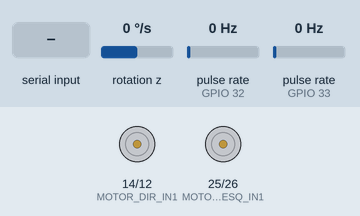
This sketch was run on a simulated ESP32. Parts: motor-driver pin pairs drawn as motors (green arrow = first pin HIGH = forward, orange = second pin HIGH = backward, longer = more drive, scaled by the enable pin). Wiring (inferred from the names in the program): 2 × pulse sensor: data GPIO 32 / data GPIO 33; MPU-6050 motion sensor at I2C address 0x68. The test bench sets the inputs (shaded band); at power-on: rotation z 0 °/s, pulse rate (sensors on GPIO 32, GPIO 33) 0 Hz. Nothing arrives over Bluetooth unless stated.

Above: at 2.2 s.
2.3 s: "Q\n" received over the second serial link
At 3.1 s:
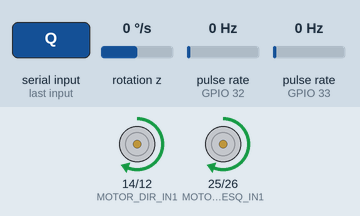
At 5.1 s:
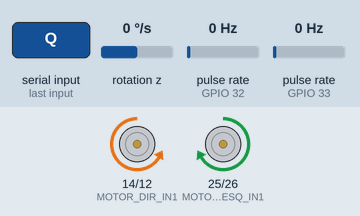
5.3 s: "L\n" received over the second serial link
At 6.7 s:
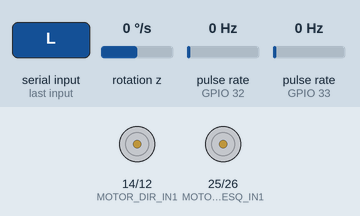
Timing chart, 0 to 8.3 s (numbered marks = the images above; inputs shaded):
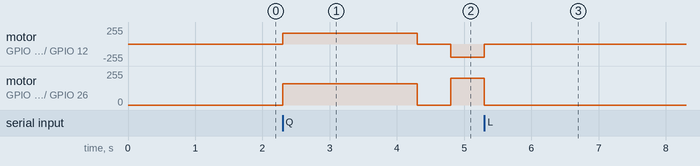

The sketch:

demo_odometria.ino
```cpp
#include <Arduino.h>
#include "BluetoothSerial.h"
#include <Wire.h>

#if !defined(CONFIG_BT_ENABLED) || !defined(CONFIG_BLUEDROID_ENABLED)
#error Bluetooth nao esta habilitado!
#endif

BluetoothSerial SerialBT;

// ======================
// PARÂMETROS FÍSICOS (FIXOS)
// ======================
const float RAIO_RODA = 0.068;//0.030;
const float REDUCAO = 1.5;
const float PULSOS_POR_VOLTA_BASE = 40.0; // 20 furos * 2 (CHANGE)
const float DIST_POR_PULSO = (2.0 * PI * RAIO_RODA) / (PULSOS_POR_VOLTA_BASE * REDUCAO);

// ======================
// PARÂMETROS AJUSTÁVEIS VIA BLUETOOTH
// ======================
float L = 0.130;            // Bitola (ajustável com 'L:valor')[cite: 1, 2]
unsigned long TEMPO_RETA = 2000;
int VEL_RETA = 160;
int VEL_CURVA = 200;
float ANGULO_ALVO = PI / 2.0;

// ======================
// PINOS E HARDWARE
// ======================
const int ENCODER_ESQ_PIN = 32;
const int ENCODER_DIR_PIN = 33;
const int MOTOR_ESQ_IN1 = 25, MOTOR_ESQ_IN2 = 26, MOTOR_ESQ_EN = 27;
const int MOTOR_DIR_IN1 = 14, MOTOR_DIR_IN2 = 12, MOTOR_DIR_EN = 13;
const int MPU_ADDR = 0x68;

// ======================
// VARIÁVEIS DE ESTADO E ODOMETRIA
// ======================
enum EstadoRobo { IDLE, LINEAR, QUADRADO };
EstadoRobo estadoAtual = IDLE;

volatile long ticks_esq = 0, ticks_dir = 0;
float px_imu = 0, py_imu = 0, pt_imu = 0;
int sinal_esq = 0, sinal_dir = 0;
float gyro_z_bias = 0;
long last_tE = 0, last_tD = 0;

unsigned long last_odo_time = 0;
unsigned long tempo_missao_inicio = 0;
int volta_quadrado = 0;
int sub_etapa_quadrado = 0; // 0: Reta, 1: Curva
float theta_inicio_curva = 0;

// ======================
// INTERRUPÇÕES
// ======================
void IRAM_ATTR callback_esq() { ticks_esq++; }
void IRAM_ATTR callback_dir() { ticks_dir++; }

// ======================
// FUNÇÕES DE APOIO
// ======================
float readGyroZ() {
  Wire.beginTransmission(MPU_ADDR);
  Wire.write(0x47);
  Wire.endTransmission(false);
  Wire.requestFrom(MPU_ADDR, 2, true);
  int16_t raw = (Wire.read() << 8) | Wire.read();
  return ((float)raw / 131.0) - gyro_z_bias;
}

void motores(int ve, int vd) {
  digitalWrite(MOTOR_ESQ_IN1, ve > 0 ? HIGH : (ve < 0 ? LOW : LOW));
  digitalWrite(MOTOR_ESQ_IN2, ve > 0 ? LOW : (ve < 0 ? HIGH : LOW));
  digitalWrite(MOTOR_DIR_IN1, vd > 0 ? HIGH : (vd < 0 ? LOW : LOW));
  digitalWrite(MOTOR_DIR_IN2, vd > 0 ? LOW : (vd < 0 ? HIGH : LOW));
  analogWrite(MOTOR_ESQ_EN, abs(ve));
  analogWrite(MOTOR_DIR_EN, abs(vd));
  sinal_esq = (ve > 0) ? 1 : (ve < 0 ? -1 : 0);
  sinal_dir = (vd > 0) ? 1 : (vd < 0 ? -1 : 0);
}

void resetOdometria() {
  px_imu = 0; py_imu = 0; pt_imu = 0;
  noInterrupts();
  ticks_esq = 0; ticks_dir = 0;
  last_tE = 0; last_tD = 0;
  interrupts();
  SerialBT.println("Odometria resetada. Tempo,X,Y,Theta,TicksE,TicksD,Gz");
  SerialBT.printf("%.3f,%.3f,%.3f,%ld,%ld\n", px_imu, py_imu, pt_imu, ticks_esq, ticks_dir);
}

void processarComando(String msg) {
  msg.trim();
  if (msg.length() == 0) return;
  char cmd = toupper(msg[0]);

  if (msg.length() == 1) {
    if (cmd == 'L') { resetOdometria(); tempo_missao_inicio = millis(); estadoAtual = LINEAR; }
    else if (cmd == 'Q') { resetOdometria(); volta_quadrado = 0; sub_etapa_quadrado = 0; estadoAtual = QUADRADO; }
    else if (cmd == 'S') { estadoAtual = IDLE; motores(0, 0); SerialBT.println("STOP"); }
    return;
  }

  if (msg.indexOf(':') != -1) {
    float valor = msg.substring(msg.indexOf(':') + 1).toFloat();
    switch (cmd) {
      case 'L': L = valor; SerialBT.printf("Ajuste: L = %.3f\n", L); break;
      case 'T': TEMPO_RETA = (unsigned long)valor; SerialBT.printf("Ajuste: Tempo Reta = %lu\n", TEMPO_RETA); break;
      case 'V': VEL_RETA = (int)valor; SerialBT.printf("Ajuste: Vel Reta = %d\n", VEL_RETA); break;
      case 'C': VEL_CURVA = (int)valor; SerialBT.printf("Ajuste: Vel Curva = %d\n", VEL_CURVA); break;
    }
  }
}

// ======================
// SETUP E LOOP
// ======================
void setup() {
  Serial.begin(115200);
  SerialBT.begin("ESP32_Tanque_Odometria");
  Wire.begin();

  // Setup MPU6050
  Wire.beginTransmission(MPU_ADDR); Wire.write(0x6B); Wire.write(0); Wire.endTransmission(true);

  pinMode(ENCODER_ESQ_PIN, INPUT_PULLUP);
  pinMode(ENCODER_DIR_PIN, INPUT_PULLUP);
  attachInterrupt(digitalPinToInterrupt(ENCODER_ESQ_PIN), callback_esq, CHANGE);
  attachInterrupt(digitalPinToInterrupt(ENCODER_DIR_PIN), callback_dir, CHANGE);

  pinMode(MOTOR_ESQ_IN1, OUTPUT); pinMode(MOTOR_ESQ_IN2, OUTPUT); pinMode(MOTOR_ESQ_EN, OUTPUT);
  pinMode(MOTOR_DIR_IN1, OUTPUT); pinMode(MOTOR_DIR_IN2, OUTPUT); pinMode(MOTOR_DIR_EN, OUTPUT);

  // Calibração IMU
  float soma = 0;
  for(int i=0; i<100; i++) { soma += (readGyroZ() + gyro_z_bias); delay(10); }
  gyro_z_bias = soma / 100.0;

  SerialBT.println("Robo pronto. L: Linear | Q: Quadrado | S: Stop");
}

void loop() {
  unsigned long now = millis();

  if (SerialBT.available()) {
    String entrada = SerialBT.readStringUntil('\n');
    processarComando(entrada);
  }

  // Bloco de Odometria (20Hz)[cite: 1, 2]
  if (now - last_odo_time >= 50) {
    float dt = (now - last_odo_time) / 1000.0;
    last_odo_time = now;

    noInterrupts();
    long tE = ticks_esq; long tD = ticks_dir;
    interrupts();

    long dE = (tE - last_tE) * sinal_esq;
    long dD = (tD - last_tD) * sinal_dir;
    last_tE = tE; last_tD = tD;

    float ds = ((dE + dD) * DIST_POR_PULSO) / 2.0;
    float gz_rad = readGyroZ() * (PI / 180.0);
    float dth = gz_rad * dt;

    px_imu += ds * cos(pt_imu + (dth / 2.0));
    py_imu += ds * sin(pt_imu + (dth / 2.0));
    pt_imu += dth;

    if (estadoAtual != IDLE) {
      SerialBT.printf("%.2f,%.3f,%.3f,%.3f,%ld,%ld,%.2f\n",
                      now/1000.0, px_imu, py_imu, pt_imu, tE, tD, readGyroZ());
    }
  }

  // Máquina de Estados
  switch (estadoAtual) {
    case LINEAR:
      if (now - tempo_missao_inicio < TEMPO_RETA) {
        motores(VEL_RETA, VEL_RETA);
      } else {
        motores(0, 0); estadoAtual = IDLE;
        SerialBT.println("Fim do Teste Linear.");
      }
      break;

    case QUADRADO:
      if (volta_quadrado < 4) {
        if (sub_etapa_quadrado == 0) { // Reta
          motores(VEL_RETA, VEL_RETA);
          if (tempo_missao_inicio == 0) tempo_missao_inicio = now;
          if (now - tempo_missao_inicio > TEMPO_RETA) {
            motores(0, 0); delay(500);
            sub_etapa_quadrado = 1; theta_inicio_curva = pt_imu;
          }
        } else { // Curva
          motores(VEL_CURVA, -VEL_CURVA);
          if (abs(pt_imu - theta_inicio_curva) >= ANGULO_ALVO) {
            motores(0, 0); delay(500);
            sub_etapa_quadrado = 0; tempo_missao_inicio = 0; volta_quadrado++;
          }
        }
      } else {
        estadoAtual = IDLE;
        SerialBT.println("Fim do Quadrado.");
      }
      break;

    case IDLE:
      break;
  }
}
```

Measured:
- after the input at 2.3 s, motor on GPIO 14 (MOTOR_DIR_IN1) / GPIO 12 (MOTOR_DIR_IN2): stopped → forward 160/255 at once, → stopped 2.0 s later, → backward 200/255 0.50 s later; motor on GPIO 25 (MOTOR_ESQ_IN1) / GPIO 26 (MOTOR_ESQ_IN2): stopped → forward 160/255 at once, → stopped 2.0 s later, → forward 200/255 0.50 s later
- after the input at 5.3 s, motor on GPIO 14 (MOTOR_DIR_IN1) / GPIO 12 (MOTOR_DIR_IN2): backward 200/255 → stopped at once; motor on GPIO 25 (MOTOR_ESQ_IN1) / GPIO 26 (MOTOR_ESQ_IN2): forward 200/255 → stopped at once
